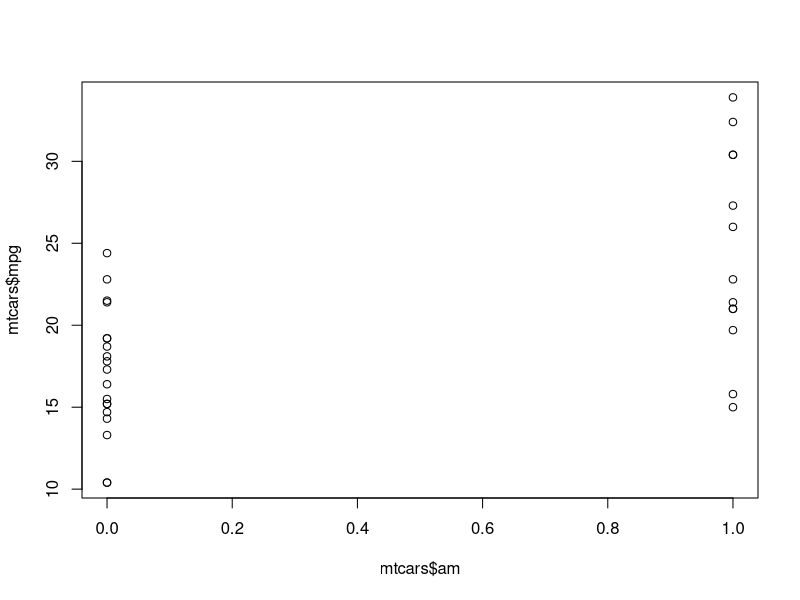
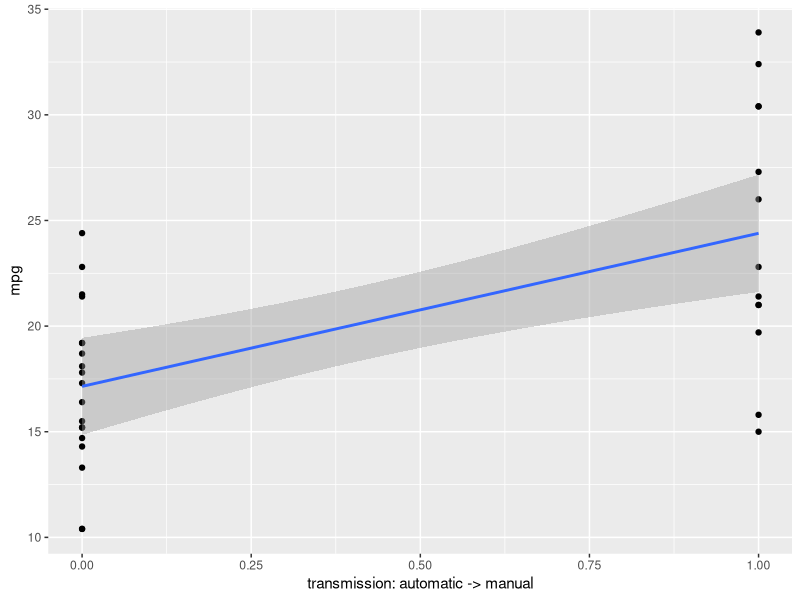
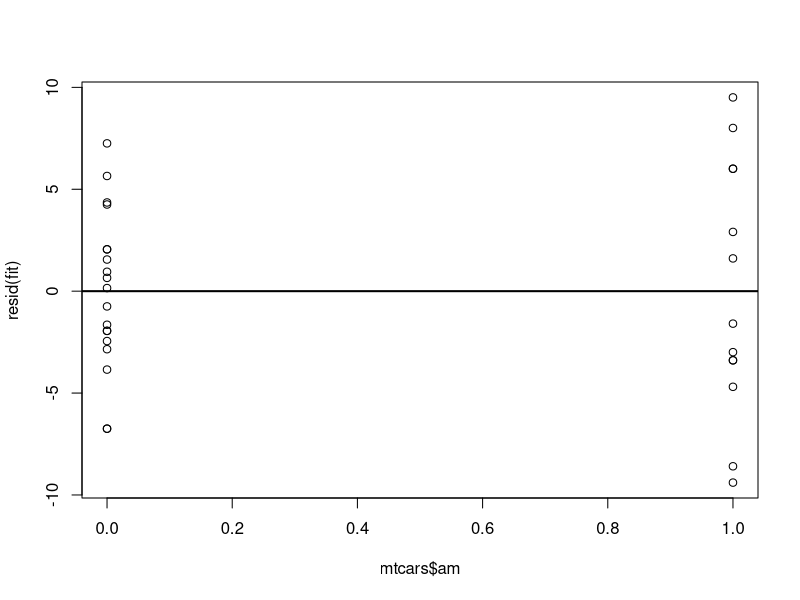

The R source for these figures, in order:
## ---- chunk 1
knitr::opts_chunk$set(echo = TRUE)
library(dplyr)
library(ggplot2)
## ---- chunk 2
head(mtcars)
any(is.na(mtcars)) #check for NAs in data set 
summary(mtcars$mpg)
summary(mtcars$am)
## ---- chunk 3
# plot data
plot(mtcars$am, mtcars$mpg)
## ---- chunk 4
mtcars0 <- mtcars %>% filter(am == 0)
mean0 <- mean(mtcars0$mpg)
mean0
## ---- chunk 5
mtcars1 <- mtcars %>% filter(am == 1)
mean1 <- mean(mtcars1$mpg)
mean1
## ---- chunk 6
mean1 - mean0
## ---- chunk 7
fit <- lm(mpg ~ am, mtcars)
coef(fit)
## ---- chunk 8
# plot data
g = ggplot(mtcars, aes(x = am, y = mpg),)
g = g + xlab("transmission: automatic -> manual") + ylab("mpg")
g = g + geom_point()
g = g + geom_smooth(method="lm")
g
## ---- chunk 9
plot(mtcars$am, resid(fit))
abline(h =0, lwd =2)
sum(resid(fit))
## ---- chunk 10
# Intercept confidence interval 
sumCoef <- summary(fit)$coefficients
sumCoef[1,1] + c(-1,1)*qt(0.975, df = fit$df)*sumCoef[1,2]
## ---- chunk 11
# Intercept confidence interval 
sumCoef <- summary(fit)$coefficients
sumCoef[2,1] + c(-2,1)*qt(0.975, df = fit$df)*sumCoef[2,2]
